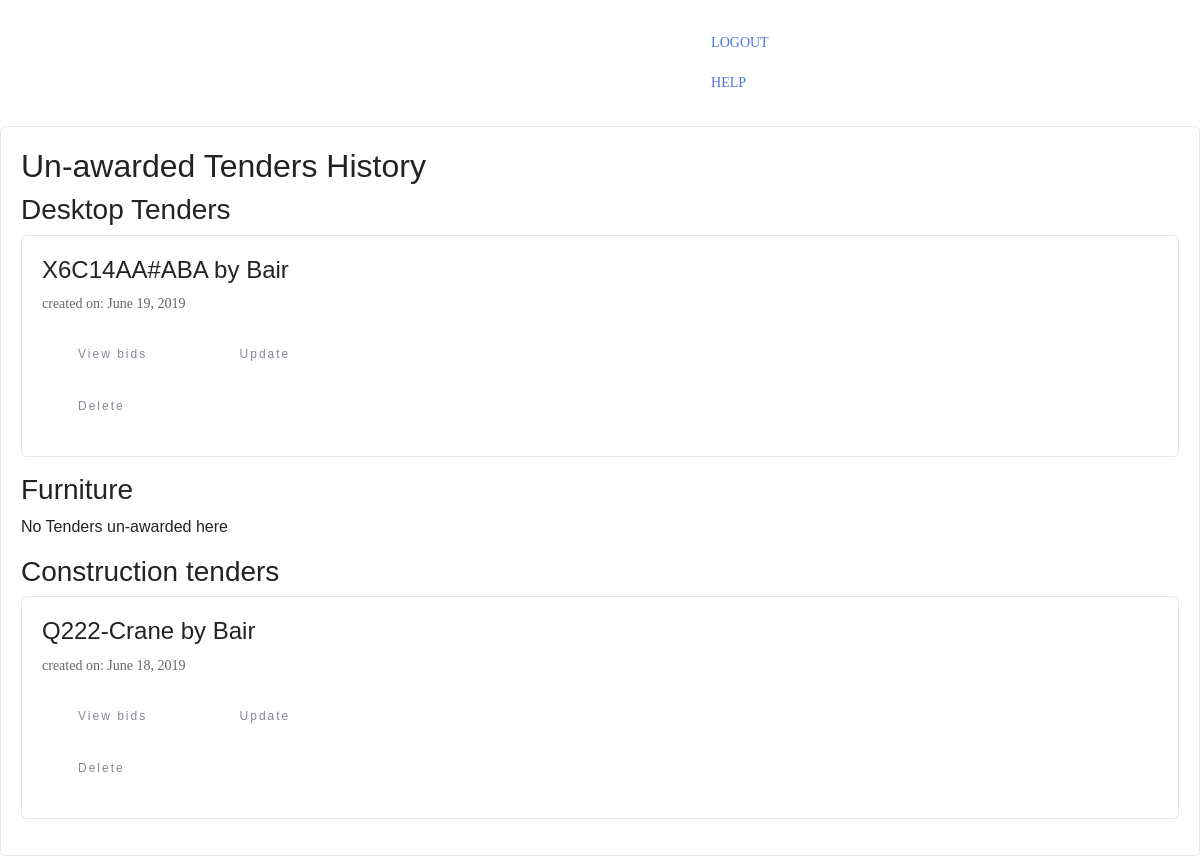
The app's page /create/tender_historya/ (signed in), older data.
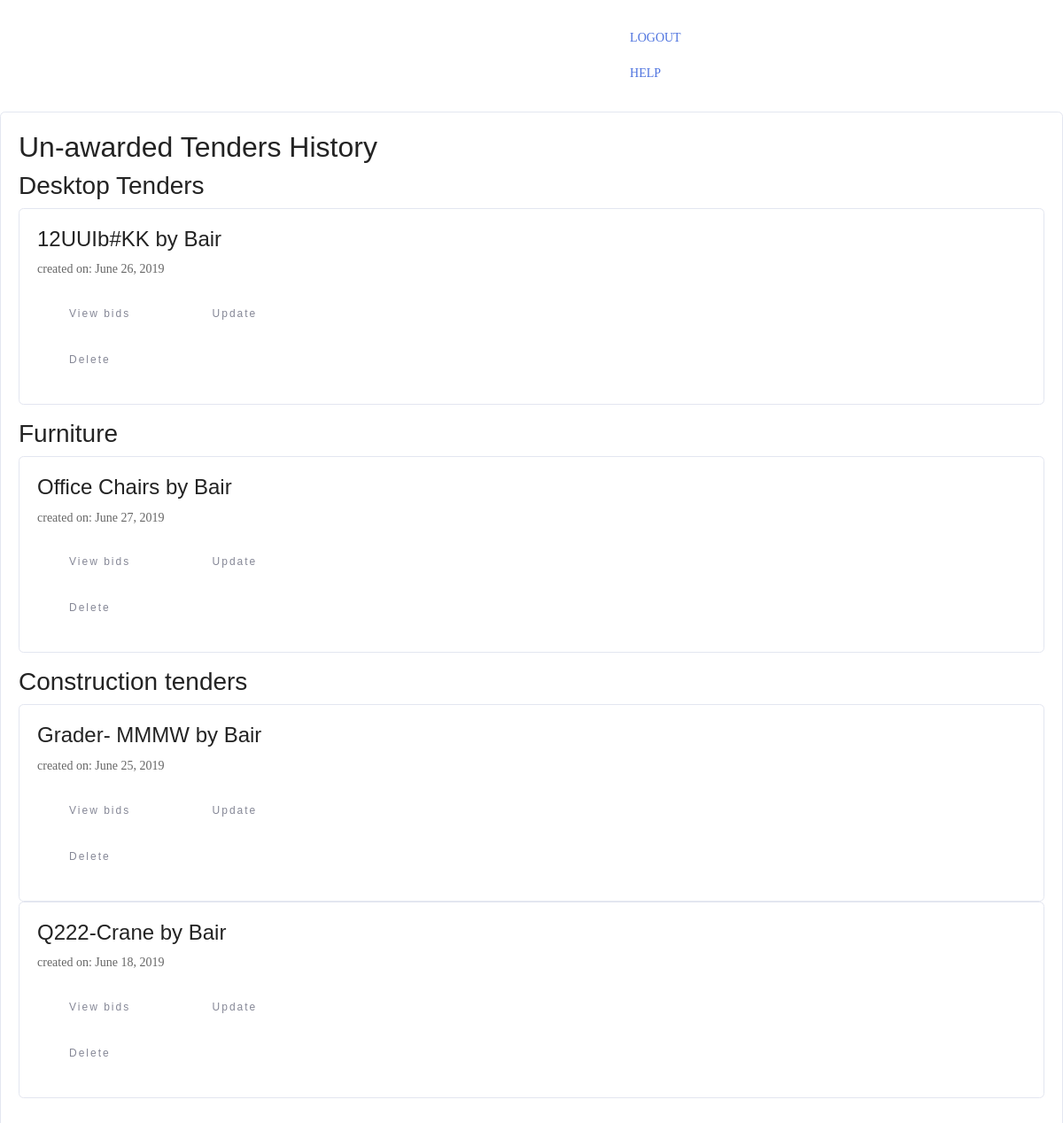
The same page, newer data.
### create_tender/models.py (models this page shows)
class Desktop_Tender(models.Model):
    user = models.ForeignKey("auth.User", on_delete=models.CASCADE)
    Product = models.CharField(max_length=120)
    Processor = models.CharField(max_length=120)
    Operating_system = models.CharField(max_length=80)
    Memory = models.CharField(max_length=100)
    Storage = models.CharField(max_length=100)
    Graphics = models.CharField(max_length=100)
    tender_award = models.CharField(max_length=10, default="No")
    date_created = models.DateField(auto_now=True)
    Quantity = models.PositiveIntegerField()
    is_active = models.CharField(max_length=10, default='Yes')
    def __str__(self):
        return f"{self.Product} by {self.user.profile.company_name}"
    class Meta:
        ordering = ['-date_created']

class ConstructionTender(models.Model):
    user = models.ForeignKey("auth.User", on_delete=models.CASCADE)
    Mod = models.CharField(max_length=80)
    Net_power = models.CharField(max_length=80)
    Electric = models.CharField(max_length=80)
    Engine = models.CharField(max_length=80, default="No")
    Operating_weight = models.CharField(max_length=80)
    Certification = models.CharField(max_length=80)
    Quantity = models.PositiveIntegerField()
    tender_award = models.CharField(max_length=10, default="No")
    date_created = models.DateField(auto_now=True)
    is_active = models.CharField(max_length=10, default='Yes')
    def __str__(self):
        return f"{self.Mod} by {self.user.profile.company_name}"
    class Meta:
        ordering = ['-date_created']

class FurnitureTender(models.Model):
    user = models.ForeignKey("auth.User", on_delete=models.CASCADE)
    Product = models.CharField(max_length=100)
    Dimensions = models.CharField(max_length=80)
    Material = models.CharField(max_length=80)
    Color = models.CharField(max_length=80)
    Quantity = models.PositiveIntegerField()
    tender_award = models.CharField(max_length=10, default="No")
    is_active = models.CharField(max_length=10, default='Yes')
    date_created = models.DateField(auto_now=True)
    def __str__(self):
        return f"{self.Product} by {self.user.profile.company_name}"
    class Meta:
        ordering = ['-date_created']

### core/models.py (models this page shows, shortened)
class Profile(models.Model):
    user = models.OneToOneField(User, on_delete=models.CASCADE)
    account_type = models.CharField(max_length=500, blank=False)
    company_name = models.CharField(max_length=30, blank=False)
    creationDate = models.DateField(auto_now=True)

### create_tender/views.py (the view)
@login_required
def my_tenders_a(request):
    awarded_tender = AcceptBid.objects.filter(bid_ID__Tender_ID__user=request.user)
    awarded_furn_tender = AcceptFurnBid.objects.filter(bid_ID__Tender_ID__user=request.user)
    awarded_const_tender = AcceptConstBid.objects.filter(bid_ID__Tender_ID__user=request.user)
    my_tender = Desktop_Tender.objects.filter(user=request.user, tender_award__exact="No")
    my_const_tender = ConstructionTender.objects.filter(user=request.user, tender_award__exact="No")
    my_furn_tender = FurnitureTender.objects.filter(user=request.user, tender_award__exact="No")
    context = {
        "acc_bids": awarded_tender,
        'acc_furn': awarded_furn_tender,
        'acc_const': awarded_const_tender,
        'my_tender': my_tender,
        'my_furn': my_const_tender,
        'my_const': my_furn_tender
    }
    return render(request, 'create_tender/tenderHistorya.html', context)

### templates/create_tender/tenderHistorya.html (shortened to what the changed rows need)
<html lang="en">
<head>
    {% load static %}
    <link href="{% static "create_tender/css/bootstrap.min.css" %}" rel="stylesheet">
    <link href="{% static "create_tender/css/main.css" %}" rel="stylesheet">
    <link href="{% static 'create_tender/vendor/mdi-font/css/material-design-iconic-font.min.css' %}" rel="stylesheet"
          media="all">
    <link rel="stylesheet" href="{% static 'home/assets/bootstrap/css/bootstrap.min.css' %}">
    <link rel="stylesheet" href="{% static 'home/assets/socicon/css/socicon.min.css' %}">
    <link rel="stylesheet" href="{% static 'home/assets/theme/css/style.css' %}">
    <link rel="stylesheet" href="{% static 'home/assets/animate.css/animate.min.css' %}">
</head>
<body>
<div class="page-wrapper bg-blue p-t-100 p-b-100 font-robo">
    <div class="wrapper wrapper--w680">
        <div class="card card-1">
            <div class="card-body">
                <h2 class="title">Un-awarded Tenders History</h2>
                <ul>
                    {% for tender in my_tender %}
                        <div class="card card-1 card-body">
                            <h4>{{ tender }}</h4>
                            <div class="p-t-10">
                                <p>created on: {{ tender.date_created }}</p>
                                <a class="btn btn--radius btn--green"
                                   href="{% url 'accept_list' tender.id %}">View bids</a>
                                <a class="btn btn--radius btn--green" href="{% url 'tenderEdit' tender.id %}">Update</a>
                                <form method="post" action="{% url 'del_tender' tender.id %}">
                                    <button class="btn btn--radius btn--red" type="submit">Delete</button>
                                </form>
                            </div>
                        </div>
                    {% empty %}
                        <li>No Tenders un-awarded here</li>
                    {% endfor %}
                </ul>
                <ul>
                    {% for tender in my_const %}
                        <div class="card card-1 card-body">
                            <h4>{{ tender }}</h4>
                            <div class="p-t-10">
                                <p>created on: {{ tender.date_created }}</p>
                                <a class="btn btn--radius btn--green"
                                   href="{% url 'acceptFurn' tender.id %}">View bids</a>
                                <a class="btn btn--radius btn--green"
                                   href="{% url 'furnEdit' tender.id %}">Update</a>
                                <form method="post" action="{% url 'del_tender' tender.id %}">
                                    <button class="btn btn--radius btn--red" type="submit">Delete</button>
                                </form>
                            </div>
                        </div>
                    {% empty %}
                        <li>No Tenders un-awarded here</li>
                    {% endfor %}
                </ul>
                <ul>
                    {% for tender in my_furn %}
                        <div class="card card-1 card-body">
                            <h4>{{ tender }}</h4>
                            <div class="p-t-10">
                                <p>created on: {{ tender.date_created }}</p>
                                <a class="btn btn--radius btn--green"
                                   href="{% url 'acceptConst' tender.id %}">View bids</a>
                                <a class="btn btn--radius btn--green" href="{% url 'constEdit' tender.id %}">Update</a>
                                <form method="post" action="{% url 'del_tender' tender.id %}">
                                    <button class="btn btn--radius btn--red" type="submit">Delete</button>
                                </form>
                            </div>
                        </div>
                    {% empty %}
                        <li>No Tenders un-awarded here</li>
                    {% endfor %}
                </ul>
            </div>
        </div>
    </div>
</div>
</body>
</html>

Row changes from the older to the newer data that the page shows:
no longer on this page (row edited): Desktop_Tender: Product+user "X6C14AA#ABA by Bair", date_created "June 19, 2019"
added Desktop_Tender: Product+user "12UUIb#KK by Bair", date_created "June 26, 2019"
added FurnitureTender: Product+user "Office Chairs by Bair", date_created "June 27, 2019"
added ConstructionTender: Mod+user "Grader- MMMW by Bair", date_created "June 25, 2019"
Text that changed along with them:
text no longer shown: "No Tenders un-awarded here"
